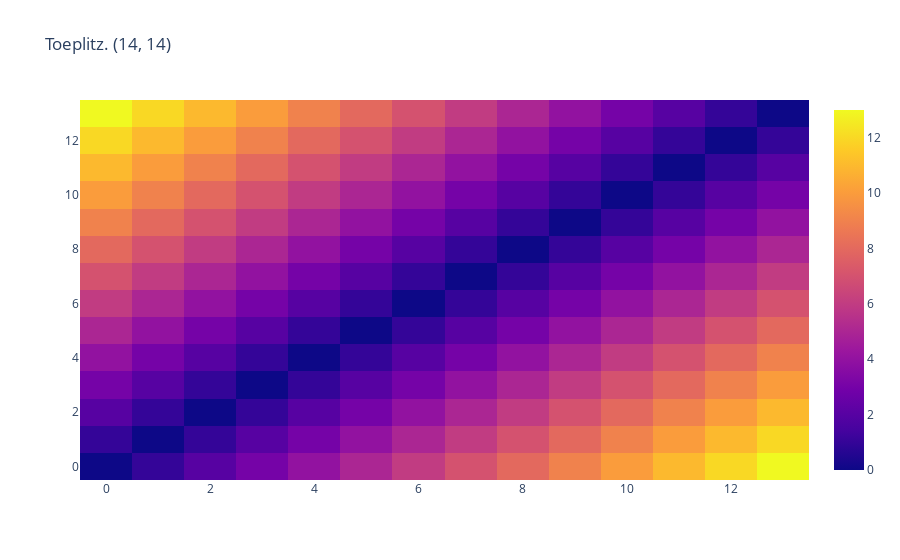

Notebook cell for this chart:
### Markdown cell above
* while researching these, i encountered alot of bold claims such as:
    * efficient storage
    * fast matrix-vector multiplcation
    
* it should be noted that this is not the idea of transformation where we say change from .jpeg to .png.
* but rather it is when we find that data *already* contains some simularities to the Toeplitz matrix (naturally), and in this sense we are able to reap the above benefits.

### Code cell
import plotly.graph_objects as go
np.random.seed(0)

matrix = np.arange(0,14)

matrix_toe = sp.linalg.toeplitz(matrix)

display(matrix_toe)

fig = go.Figure(data=go.Heatmap(z=matrix_toe))
fig.update_layout(title="Toeplitz. (14, 14)")
fig.show()

display(Image('data/18072024_151328.png'))

# display(matrix_toe) # np.array(([[0,1,2,3],[1,0,1,2],[2,1,0,1],[3,2,1,0]])) 
# matrix_toe.shape # shape: (4, 4)

### Figure 1 — Plotly figure (JSON) as saved in the notebook; plotly's stock layout.template omitted (floating-point values rounded to 4 significant figures; data arrays with more than 128 entries replaced by an {"elided": "..."} marker saying what was removed)
{"data": [{"type": "heatmap", "z": {"elided": "14x14 int values"}}], "layout": {"title": {"text": "Toeplitz. (14, 14)"}}}
